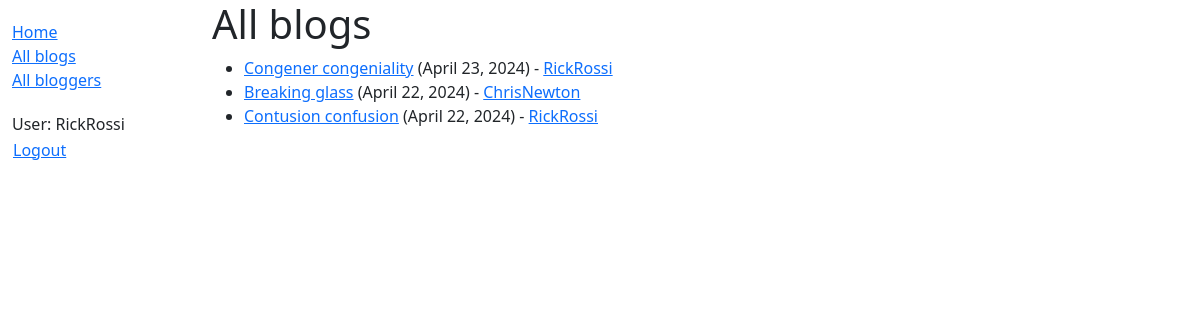
The app's page /blog/blogs/ (signed in) with its own data.
### blog/models.py (models this page shows, shortened)
class Blog(models.Model):
    title = models.CharField(max_length=200)
    description = models.TextField(help_text="Add blog here")
    date = models.DateField(auto_now_add=True)
    author = models.ForeignKey('Blogger', on_delete=models.CASCADE)
    class Meta:
        ordering = ['-date']
    def get_absolute_url(self):
        return reverse('blog-detail', args=[str(self.id)])

class Blogger(models.Model):
    author = models.OneToOneField(User, on_delete=models.CASCADE)
    bio = models.TextField(help_text="Enter short biography here")
    def __str__(self):
        return str(self.author)
    def get_absolute_url(self):
        return reverse('blogger-detail', args=[str(self.id)])

### blog/views.py (the view)
# urls.py: path('blogs/', views.BlogListView.as_view(), name='blogs'),
class BlogListView(generic.ListView):
    model = Blog
    paginate_by = 5

### blog/templates/blog/blog_list.html
{% extends "base_generic.html" %}
{% block content %}
  <h1>All blogs</h1>
  {% if blog_list %}
    <ul>
      {% for blog in blog_list %}
      <li>
        <a href="{{ blog.get_absolute_url }}">{{ blog.title }}</a> ({{ blog.date }}) -
        <a href="{{ blog.author.get_absolute_url }}">{{blog.author}}</a>
      </li>
      {% endfor %}
    </ul>
  {% else %}
    <p>There are no blogs in the blog.</p>
  {% endif %}
{% endblock %}

### blog/templates/base_generic.html (shortened to what this page needs)
<!DOCTYPE html>
<html lang="en">
  <head>
    <link href="https://cdn.jsdelivr.net/npm/bootstrap@5.3.3/dist/css/bootstrap.min.css"
      rel="stylesheet"
>
    {% load static %}
    <link rel="stylesheet" href="{% static 'css/styles.css' %}" />
  </head>
  <body>
    <div class="container-fluid">
      <div class="row">
        <div class="col-sm-2">
          {% block sidebar %}
            <ul class="sidebar-nav">
              <li><a href="{% url 'index' %}">Home</a></li>
              <li><a href="{% url 'blogs' %}">All blogs</a></li>
              <li><a href="{% url 'bloggers'%}">All bloggers</a></li>
            </ul>
            <ul class="sidebar-nav">
             {% if user.is_authenticated %}
               <li>User: {{ user.get_username }}</li>
               <li>
                 <form id="logout-form" method="post" action="{% url 'logout' %}">
                    <button type="submit" class="btn btn-link">Logout</button>
                 </form>
               </li>
             {% else %}
               <li><a href="{% url 'login' %}?next={{ request.path }}">Login</a></li>
             {% endif %}
            </ul>
          {% endblock %}
        </div>
        <div class="col-sm-10 ">{% block content %}{% endblock %}
        </div>
      </div>
    </div>
  </body>
</html>

### blog/static/css/styles.css (style rules this page uses)
.sidebar-nav { margin-top: 20px; padding: 0; list-style: none; }
#logout-form { display: inline; }
#logout-form button { padding: 0; margin: 0; }

### records on screen
Blog: title "Congener congeniality", date "April 23, 2024", author "RickRossi"
Blog: title "Breaking glass", date "April 22, 2024", author "ChrisNewton"
Blog: title "Contusion confusion", date "April 22, 2024", author "RickRossi"

### other values on screen
{{ user.get_username }} "RickRossi"
